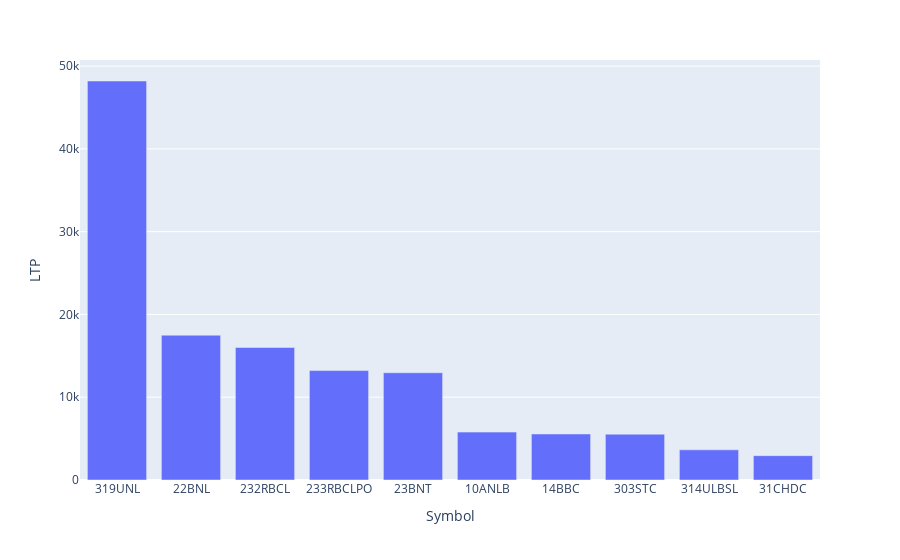

Notebook cell for this chart:
### Code cell
import plotly.express as px
plot_df = df.sort_values(by = 'LTP', ascending = False).head(10)
fig = px.bar(plot_df, x='Symbol', y='LTP')
fig.show()

### Figure 1 — Plotly figure (JSON) as saved in the notebook; plotly's stock layout.template omitted (floating-point values rounded to 4 significant figures)
{"data": [{"alignmentgroup": "True", "hovertemplate": "Symbol=%{x}<br>LTP=%{y}<extra></extra>", "legendgroup": "", "marker": {"color": "#636efa", "pattern": {"shape": ""}}, "name": "", "offsetgroup": "", "orientation": "v", "showlegend": false, "textposition": "auto", "type": "bar", "x": ["319UNL", "22BNL", "232RBCL", "233RBCLPO", "23BNT", "10ANLB", "14BBC", "303STC", "314ULBSL", "31CHDC"], "xaxis": "x", "y": [48200, 17493, 16010.0, 13220, 12950.0, 5785, 5558.0, 5531.0, 3643.0, 2939.0], "yaxis": "y"}], "layout": {"autosize": true, "barmode": "relative", "legend": {"tracegroupgap": 0}, "margin": {"t": 60}, "xaxis": {"anchor": "y", "autorange": true, "domain": [0, 1], "range": [-0.5, 9.5], "title": {"text": "Symbol"}, "type": "category"}, "yaxis": {"anchor": "x", "autorange": true, "domain": [0, 1], "range": [0, 50740.0], "title": {"text": "LTP"}, "type": "linear"}}}
